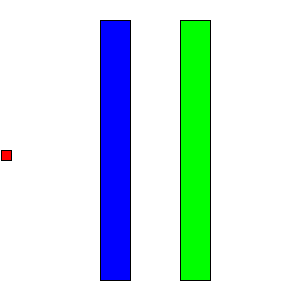
Frame 1 (no input)
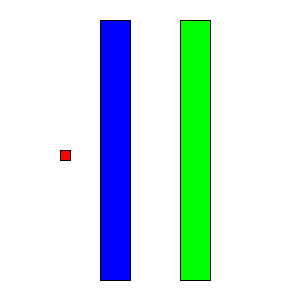
Frame 60 (the mouse pressed at the canvas centre just before this capture)
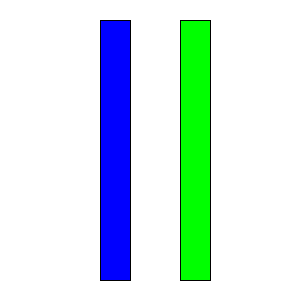
Frame 120 (the mouse held since frame 60 and released just before this capture)

The Processing sketch that drew these frames (run headless with seeded random() and noise(); from frame 60 on, the mouse is pressed at the canvas centre):

// Processing sketch: processing_159227
// ── processing_159227.pde

int counter;
int ancho=30;
int x_uno=100;
int x_dos=180;


void setup() {  //setup function called initially, only once
 size(300,300);
}
int i=0;
void draw() {  //draw function loops 
background(255);
color ai,ab, ac; // definiciÃ³n del color.
    ai=color(0,0,255);
    ab=color(0,255,0);
    ac=color(255,0,0);
   i=i+1;
if((i<x_uno)||(i>x_dos)){ 
 cuadrados(i,150,10,10,ac );
 }

 cuadrados(x_uno,20,ancho,260, ai) ;
 cuadrados(x_dos,20,ancho,260, ab) ;
 if(i>=300){
 i=0;
 }
 
}

void cuadrados(int x, int y, int a, int h, color c){ // ubicacion de cuadrados. , coordenadas inciales 
fill(c); // se ooloca el color "c" antes de crear el objeto.
rect(x,y,a,h);
}
